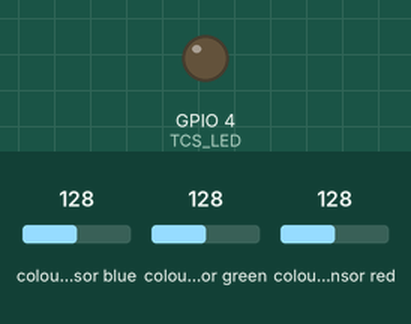
Simulated run of this sketch. Board: ESP32. On the bench: output pins drawn as LEDs (lit = HIGH). The inputs (shaded band) are chosen by the test bench; at power-on: colour sensor blue 128, colour sensor green 128, colour sensor red 128. WiFi joins after 1.5 s; servers stay silent unless stated; uploads are accepted with an empty reply; what the sketch prints to the serial monitor is not drawn.

Above: at 6.1 s.
At 10.05 s:
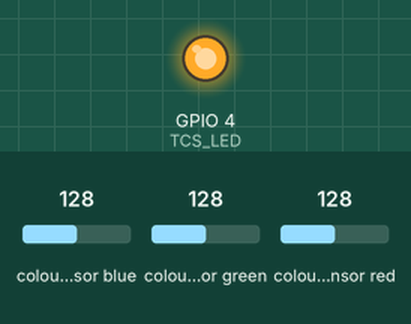
Timing chart, 0 to 15.2 s (numbered marks = the images above):
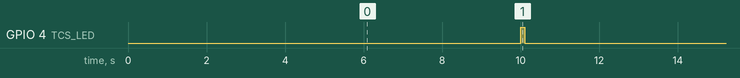

Measured:
- by itself, GPIO 4 (TCS_LED): alternates HIGH for 0.10 s and LOW for 9.9 s

The sketch:

CSensordua.ino
```cpp
/**
 * ============================================================
 *  ESP32 + TCS34725 Color Sensor — IoT Data Sender
 *  Version : 5.0
 *  Features:
 *    - WiFiManager portal (startConfigPortal) setiap boot
 *    - Token API di memori saja (tidak disimpan di flash)
 *    - Local HTTP Server port 80 untuk device discovery
 *    - Heartbeat + kirim data sensor ke Django REST API
 *    - LED iluminasi TCS via GPIO 4
 *    - I2C eksplisit: SDA=GPIO21, SCL=GPIO22
 *    - Jika WiFi putus -> reset semua setting -> restart -> portal
 *    - mDNS: akses portal via http://esp32sensor.local
 * ============================================================
 *
 *  Library:
 *    1. WiFiManager by tzapu
 *    2. ArduinoJson by bblanchon
 *    3. Adafruit TCS34725
 *    4. Adafruit BusIO (dependensi)
 *    5. ESPmDNS (built-in)
 *    6. WebServer (built-in)
 * ============================================================
 */

#include <WiFi.h>
#include <HTTPClient.h>
#include <WiFiManager.h>
#include <ArduinoJson.h>
#include <Wire.h>
#include <ESPmDNS.h>
#include <WebServer.h>
#include "Adafruit_TCS34725.h"

// ============================================================
//  KONFIGURASI
// ============================================================

const char* AP_SSID      = "ESP32_Sensor_Color";
const char* AP_PASSWORD  = "Admin1234";
const char* MDNS_NAME    = "esp32sensor";
const char* SERVER_URL   = "https://ozora.b4its.cloud/api/receive-data/";
const char* HEARTBEAT_URL = "https://ozora.b4its.cloud/api/device/heartbeat/";

#define SDA_PIN          21
#define SCL_PIN          22
#define TCS_LED          4

#define SEND_INTERVAL      10000
#define HEARTBEAT_INTERVAL 15000

// ============================================================
//  VARIABEL GLOBAL
// ============================================================

char apiToken[150]        = "";
unsigned long lastHeartbeat = 0;
unsigned long lastSensor    = 0;

WebServer localServer(80);

Adafruit_TCS34725 tcs = Adafruit_TCS34725(
  TCS34725_INTEGRATIONTIME_50MS,
  TCS34725_GAIN_4X
);

// ============================================================
//  CUSTOM HTML PORTAL WIFIMANAGER
// ============================================================

const char CUSTOM_HEAD[] PROGMEM = R"rawliteral(
<meta name="viewport" content="width=device-width,initial-scale=1">
<style>
  @import url('https://fonts.googleapis.com/css2?family=Inter:wght@300;400;500;600;700;800&display=swap');
  :root {
    --bg:#060912;--surface:#0d1117;--card:#161b27;--border:#21293d;--border2:#2d3a52;
    --text:#e6edf3;--muted:#8b949e;--accent:#4f8ef7;--accent2:#6366f1;--success:#3fb950;--glow:rgba(79,142,247,0.18);
  }
  *,*::before,*::after{box-sizing:border-box;margin:0;padding:0}
  body{font-family:'Inter',sans-serif;background:var(--bg);color:var(--text);min-height:100vh;display:flex;flex-direction:column;align-items:center;padding:20px 16px 40px;background-image:radial-gradient(ellipse 80% 50% at 50% -20%,rgba(79,142,247,.08) 0%,transparent 70%)}
  .top-nav{width:100%;max-width:460px;display:flex;align-items:center;justify-content:space-between;margin-bottom:28px}
  .brand{display:flex;align-items:center;gap:10px}
  .brand-icon{width:36px;height:36px;border-radius:10px;background:linear-gradient(135deg,var(--accent),var(--accent2));display:flex;align-items:center;justify-content:center;font-size:18px;box-shadow:0 4px 14px var(--glow)}
  .brand-name{font-size:15px;font-weight:700}
  .brand-sub{font-size:11px;color:var(--muted)}
  .status-pill{display:flex;align-items:center;gap:7px;background:rgba(63,185,80,.1);border:1px solid rgba(63,185,80,.25);border-radius:99px;padding:5px 12px;font-size:12px;font-weight:500;color:var(--success)}
  .pulse-dot{width:7px;height:7px;border-radius:50%;background:var(--success);animation:pulse 1.8s ease-in-out infinite}
  @keyframes pulse{0%,100%{opacity:1;transform:scale(1)}50%{opacity:.4;transform:scale(1.3)}}
  .card{width:100%;max-width:460px;background:var(--card);border:1px solid var(--border);border-radius:18px;padding:28px 26px;box-shadow:0 0 0 1px rgba(255,255,255,.03),0 24px 64px rgba(0,0,0,.55);position:relative;overflow:hidden}
  .card::before{content:'';position:absolute;top:0;left:0;right:0;height:1px;background:linear-gradient(90deg,transparent,rgba(79,142,247,.4),transparent)}
  .section-title{font-size:18px;font-weight:700;letter-spacing:-0.4px;margin-bottom:3px}
  .section-sub{font-size:13px;color:var(--muted);margin-bottom:22px;line-height:1.5}
  .chips{display:flex;gap:8px;flex-wrap:wrap;margin-bottom:22px}
  .chip{display:inline-flex;align-items:center;gap:5px;background:rgba(255,255,255,.04);border:1px solid var(--border);border-radius:99px;padding:4px 11px;font-size:11px;color:var(--muted);font-weight:500}
  .chip.blue{background:rgba(79,142,247,.08);border-color:rgba(79,142,247,.25);color:#93b4f5}
  .field-group{margin-bottom:18px}
  label{display:flex;align-items:center;gap:6px;font-size:11px;font-weight:600;text-transform:uppercase;letter-spacing:.7px;color:var(--muted);margin-bottom:7px}
  input[type=text],input[type=password]{width:100%;background:var(--surface);border:1px solid var(--border2);border-radius:11px;padding:11px 14px;font-size:14px;color:var(--text);outline:none;transition:border-color .2s,box-shadow .2s;font-family:inherit}
  input[type=text]:focus,input[type=password]:focus{border-color:var(--accent);box-shadow:0 0 0 3px rgba(79,142,247,.15)}
  input::placeholder{color:#3d4f69}
  .token-wrap{position:relative}
  .token-wrap input{padding-right:42px;font-family:monospace;font-size:13px}
  .token-eye{position:absolute;right:13px;top:50%;transform:translateY(-50%);cursor:pointer;color:var(--muted);font-size:16px;background:none;border:none;padding:2px;transition:color .15s;width:auto!important;margin:0!important}
  .token-eye:hover{color:var(--accent)}
  .hint-box{background:rgba(79,142,247,.06);border:1px solid rgba(79,142,247,.2);border-left:3px solid var(--accent);border-radius:10px;padding:12px 14px;font-size:12px;color:#7aa3e8;margin-bottom:20px;line-height:1.65}
  .hint-box strong{color:#a5c0f0;display:block;margin-bottom:4px;font-weight:600}
  .hint-box code{background:rgba(79,142,247,.15);border-radius:5px;padding:2px 6px;font-family:monospace;font-size:11.5px;color:#bdd4f8}
  .copy-btn{display:inline-flex;align-items:center;gap:4px;background:rgba(79,142,247,.12);border:1px solid rgba(79,142,247,.25);color:var(--accent);border-radius:6px;padding:3px 9px;font-size:11px;font-weight:600;cursor:pointer;margin-top:7px;width:auto!important;transition:background .15s}
  .copy-btn:hover{background:rgba(79,142,247,.22)}
  input[type=submit]{width:100%;background:linear-gradient(135deg,var(--accent) 0%,var(--accent2) 100%);border:none;border-radius:11px;padding:13px;font-size:15px;font-weight:600;color:#fff;cursor:pointer;transition:opacity .2s,transform .1s;box-shadow:0 4px 18px rgba(79,142,247,.3);margin-top:6px}
  input[type=submit]:hover{opacity:.88}
  input[type=submit]:active{transform:scale(.98)}
  button{width:100%;background:var(--surface);border:1px solid var(--border2);border-radius:11px;padding:11px;font-size:14px;font-weight:500;color:var(--muted);cursor:pointer;transition:border-color .2s,color .2s;margin-top:4px}
  button:hover{border-color:var(--accent);color:var(--text)}
  .access-info{background:rgba(63,185,80,.06);border:1px solid rgba(63,185,80,.2);border-radius:11px;padding:12px 14px;margin-top:18px;font-size:12px;color:#6dba83;line-height:1.6}
  .access-info strong{color:#8dd4a0;display:block;margin-bottom:4px}
  .access-info .url-badge{display:inline-block;background:rgba(63,185,80,.1);border:1px solid rgba(63,185,80,.2);border-radius:6px;padding:2px 8px;font-family:monospace;font-size:12px;color:#a8e6b8}
  .footer{margin-top:22px;font-size:11px;color:#2d3a52;text-align:center;line-height:1.8}
  @media(max-width:480px){.card{padding:22px 18px;border-radius:14px}}
</style>
)rawliteral";

const char CUSTOM_BODY[] PROGMEM = R"rawliteral(
<div class="top-nav">
  <div class="brand">
    <div class="brand-icon">&#x1F3A8;</div>
    <div>
      <div class="brand-name">Color Sensor</div>
      <div class="brand-sub">ESP32 IoT Device v5.0</div>
    </div>
  </div>
  <div class="status-pill"><span class="pulse-dot"></span>AP Mode</div>
</div>
<div class="card">
  <div class="section-title">Konfigurasi Perangkat</div>
  <p class="section-sub">Hubungkan ke WiFi dan masukkan API Token.</p>
  <div class="chips">
    <span class="chip">&#x1F4E1; TCS34725 RGB</span>
    <span class="chip blue">&#x26A1; ESP32</span>
    <span class="chip">&#x1F504; v5.0</span>
  </div>
  <div class="hint-box">
    <strong>&#x1F511; API Token</strong>
    Paste token dari Dashboard. Prefix <code>Token </code> ditambah otomatis.<br>
    <button class="copy-btn" onclick="copyFormat()">&#x1F4CB; Salin Format</button>
  </div>
  {v}
  <div class="access-info">
    <strong>&#x1F310; Mode Sesi Sekali Pakai</strong>
    Jika WiFi terputus, semua setting direset dan perangkat kembali ke mode AP.
  </div>
</div>
<div class="footer">
  ESP32 Color Sensor v5.0<br>
  <a href="/wifi">Scan WiFi</a> &nbsp;&middot;&nbsp; <a href="/i">Info</a>
</div>
<script>
  function toggleToken(){var i=document.getElementById('token'),b=document.getElementById('eyeBtn');if(!i)return;i.type=i.type==='password'?'text':'password';b.textContent=i.type==='password'?'&#x1F441;':'&#x1F648;'}
  window.addEventListener('DOMContentLoaded',function(){
    var i=document.getElementById('token')||document.querySelector('input[name=token]');
    if(i){
      i.type='password';i.placeholder='Token xxxxxxxxxxxxxxxxxxxxxxxx';
      var w=document.createElement('div');w.className='token-wrap';
      i.parentNode.insertBefore(w,i);w.appendChild(i);
      var e=document.createElement('button');e.id='eyeBtn';e.className='token-eye';e.type='button';e.textContent='&#x1F441;';e.onclick=toggleToken;
      w.appendChild(e);
    }
    document.querySelectorAll('input[type=text],input[type=password]').forEach(function(x){
      var p=x.parentNode;if(!p.classList.contains('field-group')&&!p.classList.contains('token-wrap')){var g=document.createElement('div');g.className='field-group';p.insertBefore(g,x);g.appendChild(x)}
    });
  });
  function copyFormat(){navigator.clipboard&&navigator.clipboard.writeText('Token ').then(function(){var b=event.target;b.textContent='&#x2705; Tersalin!';setTimeout(function(){b.textContent='&#x1F4CB; Salin Format'},2000)})}
</script>
)rawliteral";

// ============================================================
//  FUNGSI: Kirim HTTP POST
// ============================================================
int httpPost(const char* url, const String& body) {
  String auth = String(apiToken);
  auth.trim();
  if (!auth.startsWith("Token ") && !auth.startsWith("Bearer ")) {
    auth = "Token " + auth;
  }

  HTTPClient http;
  http.begin(url);
  http.addHeader("Content-Type",  "application/json");
  http.addHeader("Authorization", auth);
  http.setTimeout(8000);

  int code = http.POST(body);
  if (code > 0) {
    Serial.printf("[HTTP] %s -> %d\n", url, code);
  } else {
    Serial.printf("[HTTP] %s - %s\n", url, http.errorToString(code).c_str());
  }
  http.end();
  return code;
}

// ============================================================
//  FUNGSI: Local HTTP Server (Device Discovery)
// ============================================================
void setupLocalServer() {
  localServer.on("/info", HTTP_GET, []() {
    localServer.sendHeader("Access-Control-Allow-Origin",  "*");
    localServer.sendHeader("Access-Control-Allow-Methods", "GET, OPTIONS");
    localServer.sendHeader("Access-Control-Allow-Headers", "Content-Type, Authorization");

    StaticJsonDocument<300> doc;
    doc["device_id"]   = WiFi.macAddress();
    doc["device_name"] = AP_SSID;
    doc["firmware"]    = "5.0";
    doc["sensor"]      = "TCS34725";
    doc["ip"]          = WiFi.localIP().toString();
    doc["ssid"]        = WiFi.SSID();
    doc["rssi"]        = WiFi.RSSI();
    doc["uptime_ms"]   = millis();

    String resp;
    serializeJson(doc, resp);
    localServer.send(200, "application/json", resp);
  });

  localServer.on("/info", HTTP_OPTIONS, []() {
    localServer.sendHeader("Access-Control-Allow-Origin",  "*");
    localServer.sendHeader("Access-Control-Allow-Methods", "GET, OPTIONS");
    localServer.sendHeader("Access-Control-Allow-Headers", "Content-Type, Authorization");
    localServer.send(204);
  });

  localServer.on("/", HTTP_GET, []() {
    String html = "<html><body style='font-family:monospace;background:#060912;color:#e6edf3;padding:20px'>";
    html += "<h2>ESP32 Color Sensor v5.0</h2>";
    html += "<p>IP: " + WiFi.localIP().toString() + "</p>";
    html += "<p>SSID: " + WiFi.SSID() + "</p>";
    html += "<p>RSSI: " + String(WiFi.RSSI()) + " dBm</p>";
    html += "<p>MAC: " + WiFi.macAddress() + "</p>";
    html += "<p>Uptime: " + String(millis()/1000) + "s</p>";
    html += "<p><a href='/info' style='color:#38BDF8'>GET /info (JSON)</a></p>";
    html += "</body></html>";
    localServer.send(200, "text/html", html);
  });

  localServer.begin();
  Serial.printf("[LocalServer] http://%s/info\n", WiFi.localIP().toString().c_str());
}

// ============================================================
//  FUNGSI: Heartbeat (daftarkan device)
// ============================================================
void sendHeartbeat() {
  StaticJsonDocument<256> doc;
  doc["device_id"]   = WiFi.macAddress();
  doc["device_name"] = AP_SSID;
  doc["ip_local"]    = WiFi.localIP().toString();
  doc["ssid"]        = WiFi.SSID();
  doc["rssi"]        = WiFi.RSSI();
  doc["firmware"]    = "5.0";

  String body;
  serializeJson(doc, body);
  int code = httpPost(HEARTBEAT_URL, body);
  if (code == 200 || code == 201) {
    Serial.println(F("[Heartbeat] Registered"));
  }
}

// ============================================================
//  FUNGSI: Kirim data sensor
// ============================================================
void sendSensorData() {
  uint16_t r, g, b, c;
  uint16_t colorTemp, lux;

  digitalWrite(TCS_LED, HIGH);
  delay(50);

  tcs.getRawData(&r, &g, &b, &c);
  colorTemp = tcs.calculateColorTemperature_dn40(r, g, b, c);
  lux       = tcs.calculateLux(r, g, b);

  digitalWrite(TCS_LED, LOW);

  Serial.printf("[Sensor] C:%u  R:%u  G:%u  B:%u  |  Lux:%u  Temp:%uK\n",
                c, r, g, b, lux, colorTemp);

  StaticJsonDocument<256> doc;
  doc["device_id"] = WiFi.macAddress();
  doc["raw_light"] = c;
  doc["red"]       = r;
  doc["green"]     = g;
  doc["blue"]      = b;
  doc["temp"]      = colorTemp;
  doc["lux"]       = lux;

  String body;
  serializeJson(doc, body);
  httpPost(SERVER_URL, body);
}

// ============================================================
//  FUNGSI: Factory Reset
// ============================================================
void factoryReset() {
  Serial.println(F("\nWiFi PUTUS - Reset semua setting..."));
  WiFiManager wm;
  wm.resetSettings();
  apiToken[0] = '\0';
  Serial.println(F("[Reset] WiFi & Token dihapus. Restart..."));
  delay(2000);
  ESP.restart();
}

// ============================================================
//  SETUP
// ============================================================
void setup() {
  Serial.begin(115200);
  delay(500);

  Serial.println(F("\n========================================"));
  Serial.println(F("  ESP32 IoT Color Sensor  v5.0"));
  Serial.println(F("  I2C Pins: SDA=GPIO21, SCL=GPIO22"));
  Serial.println(F("========================================\n"));

  Serial.printf("[Device] MAC: %s\n", WiFi.macAddress().c_str());

  // LED iluminasi
  pinMode(TCS_LED, OUTPUT);
  digitalWrite(TCS_LED, LOW);
  Serial.printf("[LED] GPIO%d initialized (OFF)\n", TCS_LED);

  // Portal WiFiManager
  WiFiManager wm;
  wm.setConfigPortalTimeout(180);
  wm.setCustomHeadElement(CUSTOM_HEAD);
  wm.setCustomMenuHTML(CUSTOM_BODY);

  WiFiManagerParameter param_token("token", "API Token", apiToken, 148);
  wm.addParameter(&param_token);

  Serial.printf("[WiFi] Buka portal: SSID=%s\n", AP_SSID);
  if (!wm.startConfigPortal(AP_SSID, AP_PASSWORD)) {
    Serial.println(F("[WiFi] Portal timeout. Restart..."));
    delay(3000);
    ESP.restart();
  }

  strlcpy(apiToken, param_token.getValue(), sizeof(apiToken));
  Serial.println(F("[WiFi] Terhubung!"));
  Serial.printf("[WiFi] IP: %s\n", WiFi.localIP().toString().c_str());
  Serial.printf("[Token] %.30s...\n\n", apiToken);

  // mDNS
  if (MDNS.begin(MDNS_NAME)) {
    MDNS.addService("http", "tcp", 80);
    Serial.printf("[mDNS] http://%s.local\n", MDNS_NAME);
  }

  // Local HTTP server
  setupLocalServer();

  // I2C eksplisit
  Wire.begin(SDA_PIN, SCL_PIN);
  Serial.printf("[I2C] Wire.begin(SDA=%d, SCL=%d)\n", SDA_PIN, SCL_PIN);

  // Heartbeat pertama
  sendHeartbeat();
  lastHeartbeat = millis();

  // Sensor
  if (!tcs.begin()) {
    Serial.println(F("[Sensor] TCS34725 tidak terdeteksi! Cek I2C."));
    while (1) delay(1000);
  }
  Serial.println(F("[Sensor] TCS34725 siap.\n"));
}

// ============================================================
//  LOOP
// ============================================================
void loop() {
  if (WiFi.status() == WL_CONNECTED) {
    unsigned long now = millis();

    localServer.handleClient();

    if (now - lastHeartbeat >= HEARTBEAT_INTERVAL) {
      sendHeartbeat();
      lastHeartbeat = now;
    }

    if (now - lastSensor >= SEND_INTERVAL) {
      sendSensorData();
      lastSensor = now;
    }

  } else {
    factoryReset();
  }
}
```
